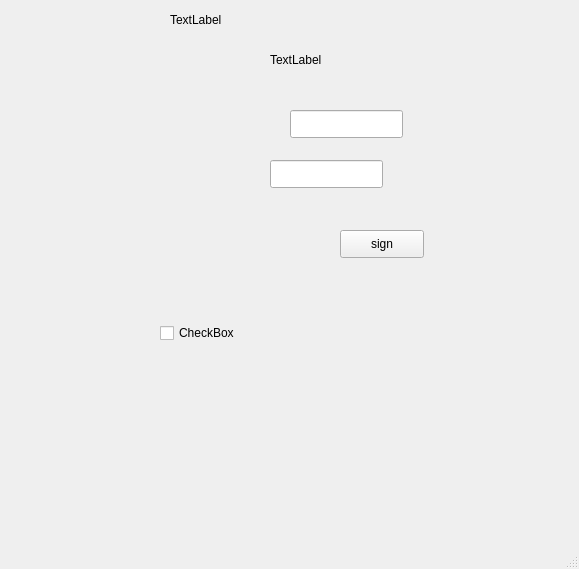
<?xml version="1.0" encoding="UTF-8"?>
<ui version="4.0">
 <class>MainWindow</class>
 <widget class="QMainWindow" name="MainWindow">
  <property name="geometry">
   <rect>
    <x>0</x>
    <y>0</y>
    <width>579</width>
    <height>569</height>
   </rect>
  </property>
  <property name="windowTitle">
   <string>MainWindow</string>
  </property>
  <widget class="QWidget" name="centralwidget">
   <widget class="QLabel" name="error_label">
    <property name="geometry">
     <rect>
      <x>270</x>
      <y>50</y>
      <width>63</width>
      <height>20</height>
     </rect>
    </property>
    <property name="text">
     <string>TextLabel</string>
    </property>
   </widget>
   <widget class="QLineEdit" name="ID_lineedit">
    <property name="geometry">
     <rect>
      <x>290</x>
      <y>110</y>
      <width>113</width>
      <height>28</height>
     </rect>
    </property>
   </widget>
   <widget class="QLineEdit" name="pw_lineedit">
    <property name="geometry">
     <rect>
      <x>270</x>
      <y>160</y>
      <width>113</width>
      <height>28</height>
     </rect>
    </property>
   </widget>
   <widget class="QPushButton" name="signin_btn">
    <property name="geometry">
     <rect>
      <x>340</x>
      <y>230</y>
      <width>84</width>
      <height>28</height>
     </rect>
    </property>
    <property name="text">
     <string>sign</string>
    </property>
   </widget>
   <widget class="QCheckBox" name="remember_checkbox">
    <property name="geometry">
     <rect>
      <x>160</x>
      <y>320</y>
      <width>91</width>
      <height>26</height>
     </rect>
    </property>
    <property name="text">
     <string>CheckBox</string>
    </property>
   </widget>
   <widget class="QLabel" name="sign_in_label">
    <property name="geometry">
     <rect>
      <x>170</x>
      <y>10</y>
      <width>63</width>
      <height>20</height>
     </rect>
    </property>
    <property name="text">
     <string>TextLabel</string>
    </property>
   </widget>
  </widget>
  <widget class="QMenuBar" name="menubar">
   <property name="geometry">
    <rect>
     <x>0</x>
     <y>0</y>
     <width>579</width>
     <height>25</height>
    </rect>
   </property>
  </widget>
  <widget class="QStatusBar" name="statusbar"/>
 </widget>
 <resources/>
 <connections/>
</ui>
